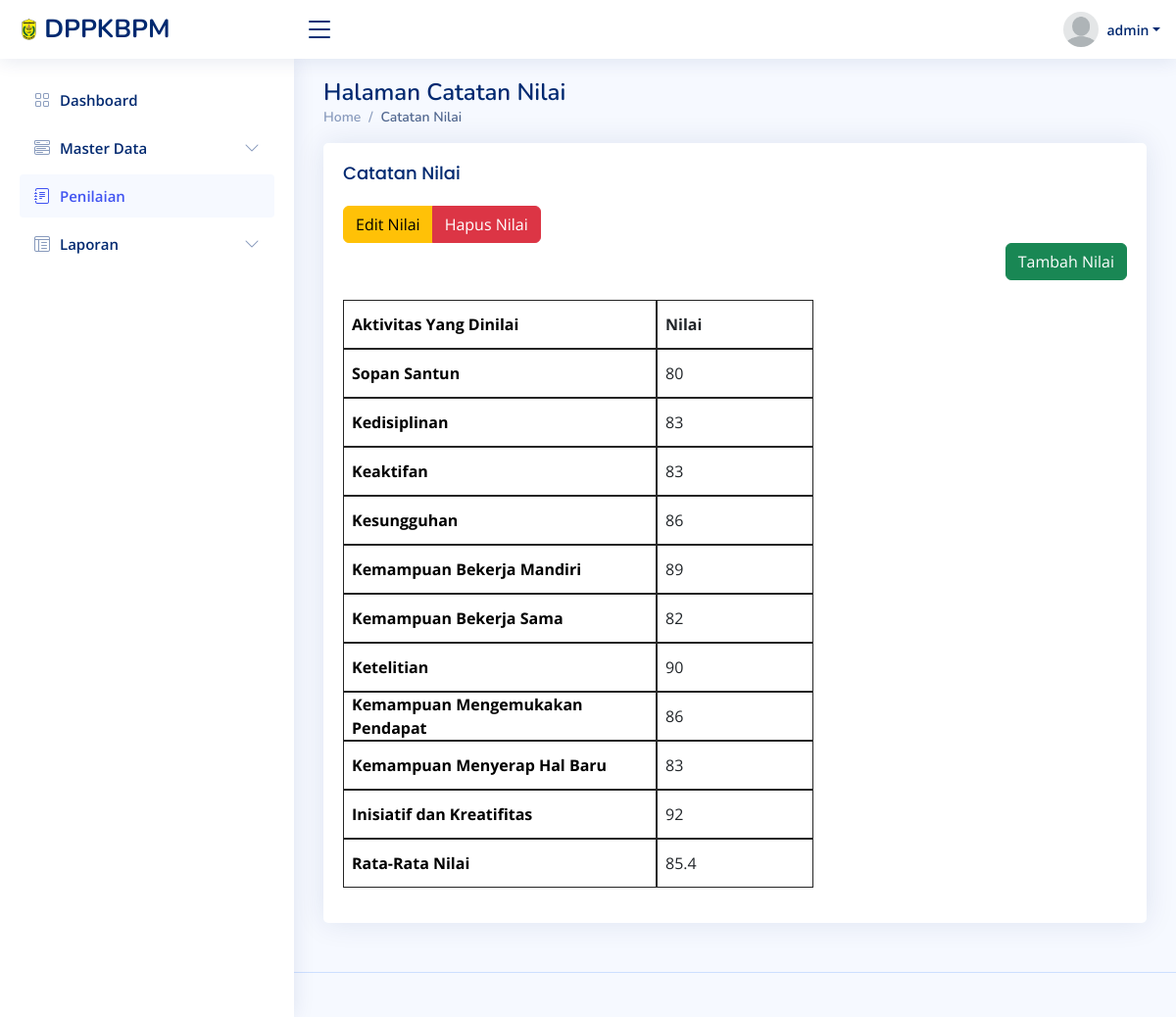
Page /nilai/detail_nilai.php?username=yoga (signed in) on the committed database.
### tables this page shows
CREATE TABLE `tb_nilai` (
  `id_nilai` int(11) NOT NULL,
  `usn_nilai` varchar(30) NOT NULL,
  `n_sopan` int(11) NOT NULL,
  `n_disiplin` int(11) NOT NULL,
  `n_keaktifan` int(11) NOT NULL,
  `n_sungguh` int(11) NOT NULL,
  `n_mandiri` int(11) NOT NULL,
  `n_bersama` int(11) NOT NULL,
  `n_teliti` int(11) NOT NULL,
  `n_pendapat` int(11) NOT NULL,
  `n_menyerap` int(11) NOT NULL,
  `n_kreatif` int(11) NOT NULL,
  `rata_rata` varchar(10) NOT NULL
);

### nilai/detail_nilai.php (the view, shortened to what this page needs)
<?php
$username = $_GET['username'];
if(isset($username)){
    include '../koneksi/koneksi.php';
    $query = mysqli_query($konek ,"SELECT tb_magang.nama, tb_magang.username, tb_magang.instansi, tb_nilai.id_nilai, IFNULL(tb_nilai.n_sopan, 0) as n_sopan, IFNULL(tb_nilai.n_disiplin, 0) as n_disiplin, IFNULL(tb_nilai.n_keaktifan, 0) as n_keaktifan, IFNULL(tb_nilai.n_sungguh, 0) as n_sungguh, IFNULL(tb_nilai.n_mandiri, 0) as n_mandiri, IFNULL(tb_nilai.n_bersama, 0) as n_bersama, IFNULL(tb_nilai.n_teliti, 0) as n_teliti, IFNULL(tb_nilai.n_pendapat, 0) as n_pendapat, IFNULL(tb_nilai.n_menyerap, 0) as n_menyerap, IFNULL(tb_nilai.n_kreatif, 0) as n_kreatif, IFNULL(tb_nilai.rata_rata, 0) as rata_rata FROM tb_magang LEFT JOIN tb_nilai ON tb_magang.username = tb_nilai.usn_nilai");
}
?>
<!DOCTYPE html>
<html lang="en">
<head>
  <link href="../assets/vendor/bootstrap/css/bootstrap.min.css" rel="stylesheet">
  <link href="../assets/vendor/bootstrap-icons/bootstrap-icons.css" rel="stylesheet">
  <link href="../assets/vendor/boxicons/css/boxicons.min.css" rel="stylesheet">
  <link href="../assets/vendor/quill/quill.snow.css" rel="stylesheet">
  <link href="../assets/vendor/quill/quill.bubble.css" rel="stylesheet">
  <link href="../assets/vendor/remixicon/remixicon.css" rel="stylesheet">
  <link href="../assets/vendor/simple-datatables/style.css" rel="stylesheet">
  <link href="../assets/css/style.css" rel="stylesheet">
</head>
<body>
  <header id="header" class="header fixed-top d-flex align-items-center">
    <div class="d-flex align-items-center justify-content-between">
      <a href="../utilities/dashboard.php" class="logo d-flex align-items-center">
        <img src="../assets/img/logo3.png" alt="">
        <span class="d-none d-lg-block">DPPKBPM</span>
      </a>
      <i class="bi bi-list toggle-sidebar-btn"></i>
    </div>
    <nav class="header-nav ms-auto">
      <ul class="d-flex align-items-center">
        <li class="nav-item dropdown pe-3">
          <a class="nav-link nav-profile d-flex align-items-center pe-0" href="#" data-bs-toggle="dropdown">
            <img src="../assets/img/avatar.png" alt="Profile" class="rounded-circle">
            <span class="d-none d-md-block dropdown-toggle ps-2"><?php echo $_SESSION['username'];?></span>
          </a>
        </li>
      </ul>
    </nav>
  </header>
  <aside id="sidebar" class="sidebar">
    <ul class="sidebar-nav" id="sidebar-nav">
      <li class="nav-item">
        <a class="nav-link collapsed" href="../index.php">
          <i class="bi bi-grid"></i>
          <span>Dashboard</span>
        </a>
      </li>
      <li class="nav-item">
        <a class="nav-link collapsed" data-bs-target="#components-nav" data-bs-toggle="collapse" href="#">
          <i class="bi bi-menu-button-wide"></i><span>Master Data</span><i class="bi bi-chevron-down ms-auto"></i>
        </a>
      </li>
      <li class="nav-item">
        <a class="nav-link" href="../nilai/data_nilai.php">
          <i class="bi bi-journal-text"></i><span>Penilaian</span>
        </a>
      </li>
      <li class="nav-item">
      <a class="nav-link collapsed" data-bs-target="#tables-nav" data-bs-toggle="collapse" href="#">
          <i class="bi bi-layout-text-window-reverse"></i><span>Laporan</span><i class="bi bi-chevron-down ms-auto"></i>
      </a>
      </li>
  </aside>
  <main id="main" class="main">
<div class="pagetitle">
    <h1>Halaman Catatan Nilai</h1>
    <nav>
        <ol class="breadcrumb">
            <li class="breadcrumb-item"><a href="../utilities/dashboard.php">Home</a></li>
            <li class="breadcrumb-item active">Catatan Nilai</li>
        </ol>
    </nav>
</div>
<section class="section">
    <div class="card">
        <div class="card-body">
            <h5 class="card-title">Catatan Nilai</h5>
            <table class="table table-header-rotated" id="idcuy">
                <thead>
                    <tr class="">
                        <th>Aktivitas Yang Dinilai</th>
                        <th>Sopan Santun</th>
                        <th>Kedisiplinan</th>
                        <th>Keaktifan</th>
                        <th>Kesungguhan</th>
                        <th>Kemampuan Bekerja Mandiri</th>
                        <th>Kemampuan Bekerja Sama</th>
                        <th>Ketelitian</th>
                        <th>Kemampuan Mengemukakan Pendapat</th>
                        <th>Kemampuan Menyerap Hal Baru</th>
                        <th>Inisiatif dan Kreatifitas</th>
                        <th>Rata-Rata Nilai</th>
                    </tr>
                </thead>
            <tbody>
<?php
    while ($row = mysqli_fetch_array($query)) {
if ($_GET['username'] == $row['username']) {
echo"
    <tr>
        <td hidden>$row[username]</td>
        <td class='text-bold'><strong>Nilai</strong></td>
        <td>$row[n_sopan]</td>
        <td>$row[n_disiplin]</td>
        <td>$row[n_keaktifan] </td>
        <td>$row[n_sungguh] </td>
        <td>$row[n_mandiri] </td>
        <td>$row[n_bersama] </td>
        <td>$row[n_teliti] </td>
        <td>$row[n_pendapat] </td>
        <td>$row[n_menyerap] </td>
        <td>$row[n_kreatif] </td>
        <td>$row[rata_rata] </td>
        </tr>
        <div class='btn-row'>
            <div class='btn-group'>
                <a href='edit_nilai.php?id=$row[3]' class='btn btn-warning'>Edit Nilai</a>
                <a href='hapus_nilai.php?id=$row[3]' onclick='return confirm(\" Hapus Nilai ini?\");' class='btn btn-danger'>Hapus Nilai</a>
                </div>
            </div>";
        if ($row['n_sopan'] == false) {
          echo "<div style='display:flex; justify-content:end; margin-bottom: 20px;'>
              <a class='btn btn-success' href='tambah_nilai.php?username=$row[username]'>Tambah Nilai</a>
          </div>
          ";
        } else {
          echo "<div style='display:flex; justify-content:end; margin-bottom: 20px;'>
          <a class='btn btn-success'>Tambah Nilai</a>
      </div>";
        }
    }
}
?>
</tbody>
    </table>
</div>
        </div>
    </section>
    </main>
<footer id="footer" class="footer">
    <div class="credits">
  </div>
  </footer>
  </body>
</html>

### assets/css/style.css (style rules this page uses)
:root { scroll-behavior: smooth; }
body { font-family: "Open Sans", sans-serif; background: #f6f9ff; color: #444444; }
a { color: #4154f1; text-decoration: none; }
h1, h2, h3, h4, h5, h6 { font-family: "Nunito", sans-serif; }
#main { margin-top: 60px; padding: 20px 30px; transition: all 0.3s; }
.pagetitle { margin-bottom: 10px; }
.pagetitle h1 { font-size: 24px; margin-bottom: 0; font-weight: 600; color: #012970; }
.card { margin-bottom: 30px; border: none; border-radius: 5px; box-shadow: 0px 0 30px rgba(1, 41, 112, 0.1); }
.card-title { padding: 20px 0 15px 0; font-size: 18px; font-weight: 500; color: #012970; font-family: "Poppins", sans-serif; }
.card-body { padding: 0 20px 20px 20px; }
.breadcrumb { font-size: 14px; font-family: "Nunito", sans-serif; color: #899bbd; font-weight: 600; }
.breadcrumb a { color: #899bbd; transition: 0.3s; }
.breadcrumb .breadcrumb-item::before { color: #899bbd; }
.breadcrumb .active { color: #51678f; font-weight: 600; }
.logo { line-height: 1; }
@media (min-width: 1200px) { .logo { width: 280px; } }
.logo img { max-height: 26px; margin-right: 6px; }
.logo span { font-size: 26px; font-weight: 700; color: #012970; font-family: "Nunito", sans-serif; }
.header { transition: all 0.5s; z-index: 997; height: 60px; box-shadow: 0px 2px 20px rgba(1, 41, 112, 0.1); background-color: #fff; padding-left: 20px; }
.header .toggle-sidebar-btn { font-size: 32px; padding-left: 10px; cursor: pointer; color: #012970; }
.header-nav ul { list-style: none; }
.header-nav>ul { margin: 0; padding: 0; }
.header-nav .nav-profile { color: #012970; }
.header-nav .nav-profile img { max-height: 36px; }
.header-nav .nav-profile span { font-size: 14px; font-weight: 600; }
.sidebar { position: fixed; top: 60px; left: 0; bottom: 0; width: 300px; z-index: 996; transition: all 0.3s; padding: 20px; overflow-y: auto; scrollbar-width: thin; scrollbar-color: #aab7cf transparent; box-shadow: 0px 0px 20px rgba(1, 41, 112, 0.1); background-color: #fff; }
@media (min-width: 1200px) { #main, #footer { margin-left: 300px; } }
.sidebar-nav { padding: 0; margin: 0; list-style: none; }
.sidebar-nav li { padding: 0; margin: 0; list-style: none; }
.sidebar-nav .nav-item { margin-bottom: 5px; }
.sidebar-nav .nav-link { display: flex; align-items: center; font-size: 15px; font-weight: 600; color: #4154f1; transition: 0.3; background: #f6f9ff; padding: 10px 15px; border-radius: 4px; }
.sidebar-nav .nav-link i { font-size: 16px; margin-right: 10px; color: #4154f1; }
.sidebar-nav .nav-link.collapsed { color: #012970; background: #fff; }
.sidebar-nav .nav-link.collapsed i { color: #899bbd; }
.sidebar-nav .nav-link .bi-chevron-down { margin-right: 0; transition: transform 0.2s ease-in-out; }
.footer { padding: 20px 0; font-size: 14px; transition: all 0.3s; border-top: 1px solid #cddfff; }
.footer .credits { padding-top: 5px; text-align: center; font-size: 13px; color: #012970; }

### nilai/detail_nilai.php (style rules this page uses)
table { display: flex; width: 100%; border-collapse: collapse; }
th, td { text-align: left; vertical-align: top; border: 1px solid #252525; padding: 8px; }
th { background-color: #f2f2f2; color: black; }
th, td { height: 50px; display: flex; align-items: center; }
th { width: 20rem; text-align: left; }
td { width: 10rem; text-align: right; }

### rows in the picture
tb_nilai: row "80", row "83", row "86", row "89", row "82", row "90", row "92", row "85.4"

### other values in the picture
$_SESSION['username'] "admin"
